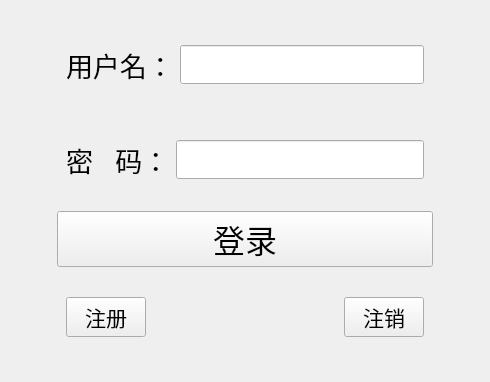
<?xml version="1.0" encoding="UTF-8"?>
<ui version="4.0">
 <class>TcpClient</class>
 <widget class="QWidget" name="TcpClient">
  <property name="geometry">
   <rect>
    <x>0</x>
    <y>0</y>
    <width>490</width>
    <height>382</height>
   </rect>
  </property>
  <property name="windowTitle">
   <string>TcpClient</string>
  </property>
  <layout class="QGridLayout" name="gridLayout_2">
   <item row="0" column="0" rowspan="2">
    <widget class="QWidget" name="widget_4" native="true">
     <layout class="QGridLayout" name="gridLayout">
      <item row="1" column="2">
       <spacer name="horizontalSpacer_5">
        <property name="orientation">
         <enum>Qt::Horizontal</enum>
        </property>
        <property name="sizeHint" stdset="0">
         <size>
          <width>33</width>
          <height>20</height>
         </size>
        </property>
       </spacer>
      </item>
      <item row="0" column="1">
       <widget class="QWidget" name="widget" native="true">
        <layout class="QHBoxLayout" name="horizontalLayout">
         <item>
          <widget class="QLabel" name="name_lab">
           <property name="font">
            <font>
             <pointsize>20</pointsize>
            </font>
           </property>
           <property name="text">
            <string>用户名：</string>
           </property>
          </widget>
         </item>
         <item>
          <widget class="QLineEdit" name="name_le">
           <property name="font">
            <font>
             <pointsize>20</pointsize>
            </font>
           </property>
          </widget>
         </item>
        </layout>
       </widget>
      </item>
      <item row="1" column="1">
       <widget class="QWidget" name="widget_2" native="true">
        <layout class="QHBoxLayout" name="horizontalLayout_2">
         <item>
          <widget class="QLabel" name="pwd_lab">
           <property name="font">
            <font>
             <pointsize>20</pointsize>
            </font>
           </property>
           <property name="text">
            <string>密   码：</string>
           </property>
          </widget>
         </item>
         <item>
          <widget class="QLineEdit" name="pwd_le">
           <property name="font">
            <font>
             <pointsize>20</pointsize>
            </font>
           </property>
           <property name="echoMode">
            <enum>QLineEdit::Password</enum>
           </property>
          </widget>
         </item>
        </layout>
       </widget>
      </item>
      <item row="2" column="1">
       <widget class="QPushButton" name="Login_pb">
        <property name="font">
         <font>
          <pointsize>24</pointsize>
         </font>
        </property>
        <property name="text">
         <string>登录</string>
        </property>
       </widget>
      </item>
      <item row="1" column="0">
       <spacer name="horizontalSpacer_4">
        <property name="orientation">
         <enum>Qt::Horizontal</enum>
        </property>
        <property name="sizeHint" stdset="0">
         <size>
          <width>33</width>
          <height>20</height>
         </size>
        </property>
       </spacer>
      </item>
      <item row="0" column="2">
       <spacer name="horizontalSpacer_3">
        <property name="orientation">
         <enum>Qt::Horizontal</enum>
        </property>
        <property name="sizeHint" stdset="0">
         <size>
          <width>33</width>
          <height>20</height>
         </size>
        </property>
       </spacer>
      </item>
      <item row="0" column="0">
       <spacer name="horizontalSpacer_2">
        <property name="orientation">
         <enum>Qt::Horizontal</enum>
        </property>
        <property name="sizeHint" stdset="0">
         <size>
          <width>33</width>
          <height>20</height>
         </size>
        </property>
       </spacer>
      </item>
      <item row="3" column="1">
       <widget class="QWidget" name="widget_3" native="true">
        <layout class="QHBoxLayout" name="horizontalLayout_3">
         <item>
          <widget class="QPushButton" name="register_pb">
           <property name="font">
            <font>
             <pointsize>16</pointsize>
            </font>
           </property>
           <property name="text">
            <string>注册</string>
           </property>
          </widget>
         </item>
         <item>
          <spacer name="horizontalSpacer">
           <property name="orientation">
            <enum>Qt::Horizontal</enum>
           </property>
           <property name="sizeHint" stdset="0">
            <size>
             <width>177</width>
             <height>20</height>
            </size>
           </property>
          </spacer>
         </item>
         <item>
          <widget class="QPushButton" name="cancel_pb">
           <property name="font">
            <font>
             <pointsize>16</pointsize>
            </font>
           </property>
           <property name="text">
            <string>注销</string>
           </property>
          </widget>
         </item>
        </layout>
       </widget>
      </item>
     </layout>
    </widget>
   </item>
  </layout>
 </widget>
 <resources/>
 <connections/>
</ui>
